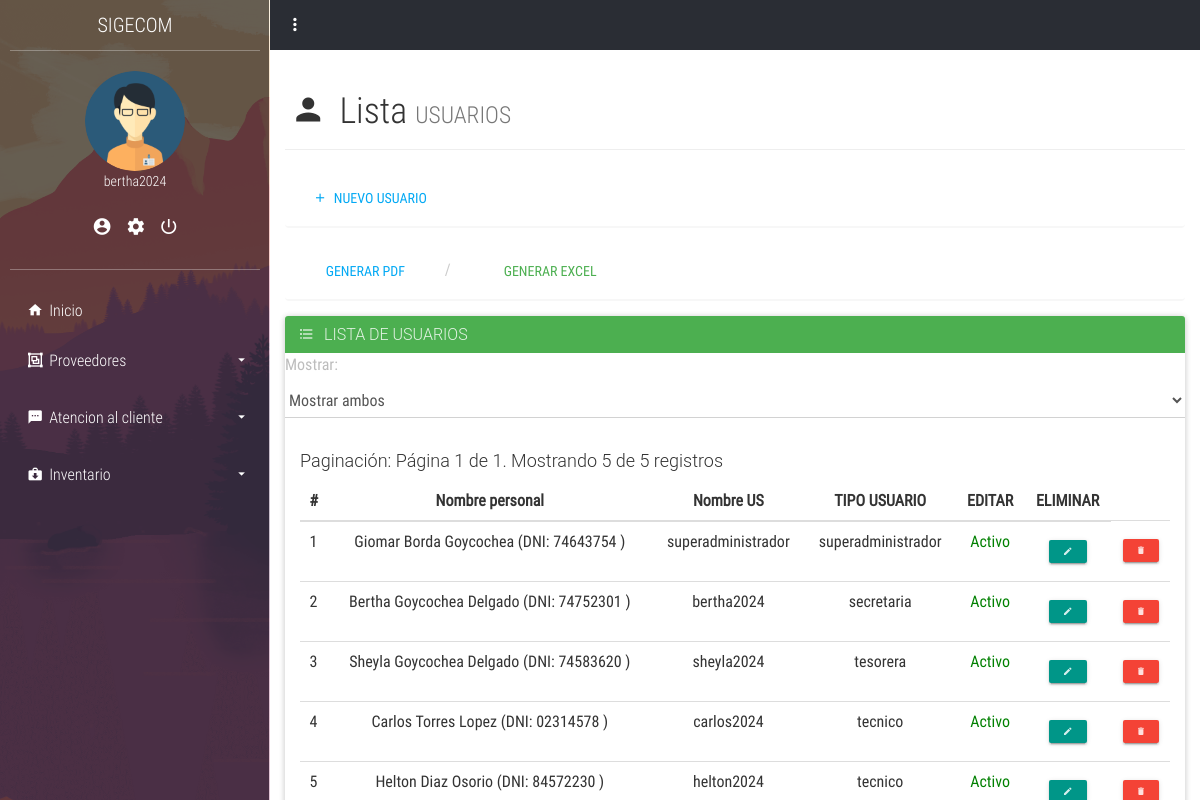
The app's page /usuario/index.php (signed in) with its own data.
### tables this page shows
CREATE TABLE IF NOT EXISTS `usuario` (
  `ID_usuario` int NOT NULL AUTO_INCREMENT,
  `id_personal` int DEFAULT NULL,
  `Nombre_usuario` varchar(50) NOT NULL,
  `Correo` varchar(250) DEFAULT NULL,
  `password` varchar(100) NOT NULL,
  `ID_tipousuario` int DEFAULT NULL,
  `Estado` int DEFAULT '1',
  `confirmado` int NOT NULL DEFAULT '0',
  `codigo` varchar(4) DEFAULT NULL,
  `token` int DEFAULT NULL,
  `fecha` timestamp NOT NULL,
  PRIMARY KEY (`ID_usuario`),
  KEY `ID_tipousuario` (`ID_tipousuario`),
  KEY `id_Personal` (`id_personal`)
);

CREATE TABLE IF NOT EXISTS `personal` (
  `ID_personal` int NOT NULL AUTO_INCREMENT,
  `Dni` varchar(10) NOT NULL,
  `Nombre` varchar(100) NOT NULL,
  `Apellido_paterno` varchar(250) NOT NULL,
  `Apellido_materno` varchar(250) NOT NULL,
  `Celular` varchar(11) NOT NULL,
  `Direccion` varchar(250) NOT NULL,
  `ID_cargo` int DEFAULT NULL,
  `Estado` varchar(50) DEFAULT NULL,
  PRIMARY KEY (`ID_personal`),
  KEY `fk_cargo_personal` (`ID_cargo`)
);

CREATE TABLE IF NOT EXISTS `tipo_usuario` (
  `ID_tipousuario` int NOT NULL AUTO_INCREMENT,
  `Nombre_tipousuario` varchar(100) NOT NULL,
  `Estado` varchar(50) DEFAULT '1',
  PRIMARY KEY (`ID_tipousuario`)
);

### app/config.php (called while the page is built, shortened)
<?php
$URL = "http://localhost/sigecom/";

### layout/sesion.php (called while the page is built, shortened)
<?php
if (isset($_SESSION['sesion_usuario'])) {
    $nombre_usuario_sesion = $_SESSION['sesion_usuario'];
    $sql = "SELECT u.ID_usuario, u.Nombre_usuario, u.ID_tipousuario, tu.Nombre_tipousuario as rol, p.ID_cargo, u.Correo
            FROM usuario as u
            INNER JOIN tipo_usuario as tu ON u.ID_tipousuario = tu.ID_tipousuario
            INNER JOIN personal as p ON u.id_personal = p.ID_personal
            WHERE Nombre_usuario = :nombre_usuario_sesion";
    $query = $pdo->prepare($sql);
    $query->execute(['nombre_usuario_sesion' => $nombre_usuario_sesion]);
    $usuarios = $query->fetchAll(PDO::FETCH_ASSOC);
    foreach ($usuarios as $usuario) {
        $nombres_sesion = $usuario['Nombre_usuario'];
        $rol_sesion = $usuario['rol'];
    }
} else {
    echo "no existe sesion";
    header('Location: ' . $URL . '/login');
}

### usuario/funciones.php (the view, shortened to what this page needs)
<link rel="stylesheet" href="<?php echo $URL; ?>/css/editar_usuarios.css">

### layout/parte1.php (shortened to what this page needs)
<!DOCTYPE html>
<html lang="es">
<head>
	<link rel="stylesheet" href="<?php echo $URL; ?>/plant/css/main.css">
</head>
<body>
	<section class="full-box cover dashboard-sideBar">
		<div class="full-box dashboard-sideBar-ct">
			<div class="full-box text-uppercase text-center text-titles dashboard-sideBar-title">
				SIGECOM <i class="zmdi zmdi-close btn-menu-dashboard visible-xs"></i>
			</div>
			<div class="full-box dashboard-sideBar-UserInfo">
				<figure class="full-box">
					<img src="<?php echo $URL; ?>/plant/assets/avatars/AdminMaleAvatar.png" alt="UserIcon">
					<figcaption class="text-center text-titles"><?php echo $nombres_sesion; ?></figcaption>
				</figure>
				<ul class="full-box list-unstyled text-center">
					<li>
						<a href="<?php echo $URL; ?>/my_data" title="Mis datos">
							<i class="zmdi zmdi-account-circle"></i>
						</a>
					</li>
					<li>
						<a href="<?php echo $URL; ?>/my_account" title="Mi cuenta">
							<i class="zmdi zmdi-settings"></i>
						</a>
					</li>
					<li>
    <a href="#" title="Cerrar Sesión" onclick="confirmacionCerrarSesion(event)">
        <i class="zmdi zmdi-power"></i>
    </a>
</li>
				</ul>
			</div>
			<ul class="list-unstyled full-box dashboard-sideBar-Menu">
				<li>
					<a href="<?php echo $URL; ?>/home.php">
						<i class="zmdi zmdi-home zmdi-hc-fw"></i> Inicio
					</a>
				</li>
				<?php if ($rol_sesion !== "tecnico"): ?>
				<li>
					<a href="#!" class="btn-sideBar-SubMenu">
						<i class="zmdi zmdi-group zmdi-hc-fw"></i> Proveedores <i class="zmdi zmdi-caret-down pull-right"></i>
					</a>
					<ul class="list-unstyled full-box">
					</ul>
				</li>
<?php endif; ?>
				<?php if ($rol_sesion !== "tecnico"): ?>
				<li>
					<a href="#!" class="btn-sideBar-SubMenu">
						<i class="zmdi zmdi-comment-more zmdi-hc-fw"></i> Atencion al cliente<i class="zmdi zmdi-caret-down pull-right"></i>
					</a>
					<ul class="list-unstyled full-box">
					</ul>
				</li>
				<?php endif; ?>
				<?php if ($rol_sesion !== "tecnico"): ?>
				<li>
					<a href="#!" class="btn-sideBar-SubMenu">
						<i class="zmdi zmdi-case-download zmdi-hc-fw"></i> Inventario <i class="zmdi zmdi-caret-down pull-right"></i>
					</a>
					<ul class="list-unstyled full-box">
					</ul>
				</li>
				<?php endif; ?>
			</ul>
		</div>
	</section>
	<section class="full-box dashboard-contentPage">
		<nav class="full-box dashboard-Navbar">
			<ul class="full-box list-unstyled text-right">
				<li class="pull-left">
					<a href="#!" class="btn-menu-dashboard"><i class="zmdi zmdi-more-vert"></i></a>
				</li>
			</ul>
		</nav>
</body>
</html>

### usuario/index.php (shortened to what this page needs)
<?php
include ('../app/config.php');
include ('../layout/sesion.php');
include ('../layout/parte1.php');
?>
<!DOCTYPE html>
<html lang="es">
<head>
</head>
<body>
	<div class="container-fluid">
		<div class="page-header">
			<h1 class="text-titles"><i class="zmdi zmdi-account zmdi-hc-fw"></i> Lista <small>USUARIOS</P></small></h1>
		</div>
	</div>
	<div class="container-fluid">
		<ul class="breadcrumb breadcrumb-tabs">
			<li>
				<a href="crear.php" class="btn btn-info">
					<i class="zmdi zmdi-plus"></i> &nbsp; NUEVO USUARIO
				</a>
			</li>
		</ul>
	</div>
    <div class="container-fluid">
		<ul class="breadcrumb breadcrumb-tabs">
			<li>
				<a href="<?php echo $URL; ?>/app/controllers/usuario/generar_pdf.php" target="_blank" class="btn btn-info">
					<i class="zmdi zmdi-file-pdf"></i> &nbsp; GENERAR PDF
				</a>
			</li>
			<li>
				<a href="<?php echo $URL; ?>/app/controllers/usuario/generar_exel.php" target="_blank" class="btn btn-success">
					<i class="zmdi zmdi-file-excel"></i> &nbsp; GENERAR EXCEL
				</a>
			</li>
		</ul>
	</div>
<div class="container-fluid">
    <div class="panel panel-success">
        <div class="panel-heading">
            <h3 class="panel-title"><i class="zmdi zmdi-format-list-bulleted"></i> &nbsp; LISTA DE USUARIOS</h3>
        </div>
        <form method="GET" action="" class="estado-filter-form">
            <label for="filtroEstado">Mostrar:</label>
            <select id="filtroEstado" name="filtroEstado" class="form-control estado-filter-select" onchange="this.form.submit()">
                <option value="todos" <?php echo (isset($_GET['filtroEstado']) && $_GET['filtroEstado'] == 'todos') ? 'selected' : ''; ?>>Mostrar ambos</option>
            </select>
        </form>
        <?php
            $query = "SELECT * FROM usuario";
            $usuarios = $pdo->query($query);
        ?>
        <div class="panel-body">
            <div class="table-responsive">
            <table class="table table-hover text-center">
                <thead>
                    <tr>
                        <th class="text-center">#</th>
                        <th class="text-center">Nombre personal</th>
                        <th class="text-center">Nombre US</th>
                        <th class="text-center">TIPO USUARIO</th>
                        <th class="text-center">EDITAR</th>
                        <th class="text-center">ELIMINAR</th>
                    </tr>
                </thead>
                <tbody>
                    <?php
                    $items_per_page = 5;
                    $total_items = $usuarios->rowCount();
                    $total_pages = ceil($total_items / $items_per_page);
                    $current_page = isset($_GET['page']) ? (int)$_GET['page'] : 1;
                    $offset = max(0, ($current_page - 1) * $items_per_page);
                    $query .= " LIMIT $offset, $items_per_page";
                    $paginated_usuarios = $pdo->query($query);
                    echo "<h4>Paginación: Página $current_page de $total_pages. Mostrando $items_per_page de $total_items registros</h4>";
                    foreach ($paginated_usuarios as $fila) {
                    ?>
                    <tr>
                        <td><?php echo isset($contador) ? ++$contador : ($contador = 1 + $offset); ?></td>
                        <td>
                            <?php
                                $query2 = "SELECT Nombre, Apellido_paterno, Apellido_materno, Dni FROM personal WHERE ID_personal = ".$fila['id_personal'];
                                $personal = $pdo->query($query2);
                                foreach ($personal as $fila2) {
                                    echo $fila2['Nombre']." ".$fila2['Apellido_paterno']." ".$fila2['Apellido_materno']." (DNI: ".$fila2['Dni']." )";
                                }
                            ?>
                        </td>
                        <td><?php echo $fila['Nombre_usuario']; ?></td>
                        <td><?php
                            $query2 = "SELECT Nombre_tipousuario FROM tipo_usuario WHERE ID_tipousuario = ".$fila['ID_tipousuario'];
                            $tipo_usuario = $pdo->query($query2);
                            foreach ($tipo_usuario as $fila2) {
                                echo $fila2['Nombre_tipousuario'];
                            }
                        ?></td>
                        <td style="color: <?php echo $fila['Estado'] == 1 ? 'green' : 'red'; ?>"><?php echo $fila['Estado'] == 1 ? 'Activo' : 'Inactivo'; ?></td>
						<td>
							<button type="button" class="btn btn-primary btn-raised btn-xs" onclick="openModal('editarModalUsuario<?php echo $fila['ID_usuario']; ?>')">
								<i class="zmdi zmdi-edit"></i>
							</button>
							<?php
							include 'funciones.php';
							?>
						</td>
                        <td>
						<form action="<?php echo $URL; ?>/app/controllers/usuario/eliminar.php" method="post" onsubmit="return confirmacionEliminar(event, this);">
									<button type="submit" class="btn btn-danger btn-raised btn-xs">
										<i class="zmdi zmdi-delete"></i>
									</button>
						</form>
                        </td>
                    </tr>
                    <?php
                    }
                    ?>
                </tbody>
            </table>
            </div>
        </div>
    </div>
</div>
</body>
</html>

### plant/css/main.css (style rules this page uses)
body, html { background-color: #fff; width: 100%; height: 100%; margin: 0; padding: 0; position: relative; font-size: 16px; font-family: 'RobotoCondensed'; overflow: hidden; }
.full-box { margin: 0; padding: 0; width: 100%; box-sizing: border-box; }
.cover { background: 50% 50% no-repeat; background-size: cover; }
.text-titles { font-family: 'RobotoCondensedLight' }
.breadcrumb-tabs { margin-bottom: 15px; background-color: transparent; border-bottom: 2px solid #F7F7F7; padding: 0; }
.dashboard-sideBar, .dashboard-contentPage { position: absolute; top: 0; height: 100%; transition: all .3s ease-in-out; }
.dashboard-sideBar, .dashboard-sideBar-ct { width: 270px; }
.dashboard-sideBar { left: 0; z-index: 2; background-image: url('../assets/img/sideBar.png'); border-right: 1px solid rgba(255, 255, 255, .7); overflow: hidden; }
.dashboard-sideBar-ct { position: relative; height: 100%; background-color: rgba(42, 45, 52, 0.7); padding: 0 10px; padding-bottom: 30px; }
.dashboard-sideBar-title, .dashboard-sideBar-title > i { height: 50px; line-height: 50px; color: #fff; font-size: 20px; }
.dashboard-sideBar-title { position: relative; }
.dashboard-sideBar-UserInfo { border-top: 1px solid rgba(255, 255, 255, .3); border-bottom: 1px solid rgba(255, 255, 255, .3); color: #fff; font-size: 14px; padding: 20px 0; }
.dashboard-sideBar-UserInfo figure img { width: 100px; height: 100px; border-radius: 100%; display: block; margin: 0 auto; }
.dashboard-sideBar-UserInfo ul { margin-top: 15px; }
.dashboard-sideBar-UserInfo ul > li, .dashboard-sideBar-UserInfo ul > li > a { display: inline-block; color: #fff; }
.dashboard-sideBar-UserInfo ul > li > a { outline: none; font-size: 20px; padding: 7px; transition: all .3s ease-in-out; }
.dashboard-sideBar-Menu { padding-top: 15px; }
.dashboard-sideBar-Menu > li, .dashboard-sideBar-Menu > li > a, .dashboard-sideBar-Menu > li > ul > li, .dashboard-sideBar-Menu > li > ul > li > a { line-height: 50px; font-family: "RobotoCondensedLight"; display: block; color: #fff; text-decoration: none; border-radius: 4px; transition: all .3s ease-in-out; position: relative; }
.dashboard-sideBar-Menu > li > a > i.zmdi-caret-down { line-height: 50px; transition: all .3s ease-in-out; }
.dashboard-sideBar-Menu > li > a { padding: 0 15px; box-sizing: border-box; height: 50px; outline: none; }
.dashboard-sideBar-Menu > li > ul { position: relative; padding-top: 7px; height: 0; overflow: hidden; }
.dashboard-contentPage { right: 0; z-index: 1; padding-left: 270px; }
.dashboard-Navbar, .dashboard-Navbar > ul, .dashboard-Navbar > ul >li, .dashboard-Navbar > ul > li > a { height: 50px; line-height: 50px; }
.dashboard-Navbar > ul > li > a { outline: none; }
.dashboard-Navbar { background-color: #2A2D34; overflow: hidden; }
.dashboard-Navbar > ul >li, .dashboard-Navbar > ul > li > a { display: inline-block; width: 50px; text-align: center; color: #fff; margin: 0; padding: 0; font-size: 20px; transition: all .3s ease-in-out; position: relative; }

### records on screen
usuario: Nombre_usuario "bertha2024", Estado "Activo"
usuario: offset "1", Nombre_usuario "superadministrador", Estado "Activo"
personal: Nombre "Giomar", Apellido_paterno "Borda", Apellido_materno "Goycochea", Dni "74643754"
tipo_usuario: Nombre_tipousuario "superadministrador"
personal: Nombre "Bertha", Apellido_paterno "Goycochea", Apellido_materno "Delgado", Dni "74752301"
tipo_usuario: Nombre_tipousuario "secretaria"
usuario: Nombre_usuario "sheyla2024", Estado "Activo"
personal: Nombre "Sheyla", Apellido_paterno "Goycochea", Apellido_materno "Delgado", Dni "74583620"
tipo_usuario: Nombre_tipousuario "tesorera"
usuario: Nombre_usuario "carlos2024", Estado "Activo"
personal: Nombre "Carlos", Apellido_paterno "Torres", Apellido_materno "Lopez", Dni "02314578"
tipo_usuario: Nombre_tipousuario "tecnico"
usuario: Nombre_usuario "helton2024", Estado "Activo"
personal: Nombre "Helton", Apellido_paterno "Diaz", Apellido_materno "Osorio", Dni "84572230"

### other values on screen
$current_page "1"
$total_pages "1"
$items_per_page "5"
$total_items "5"
